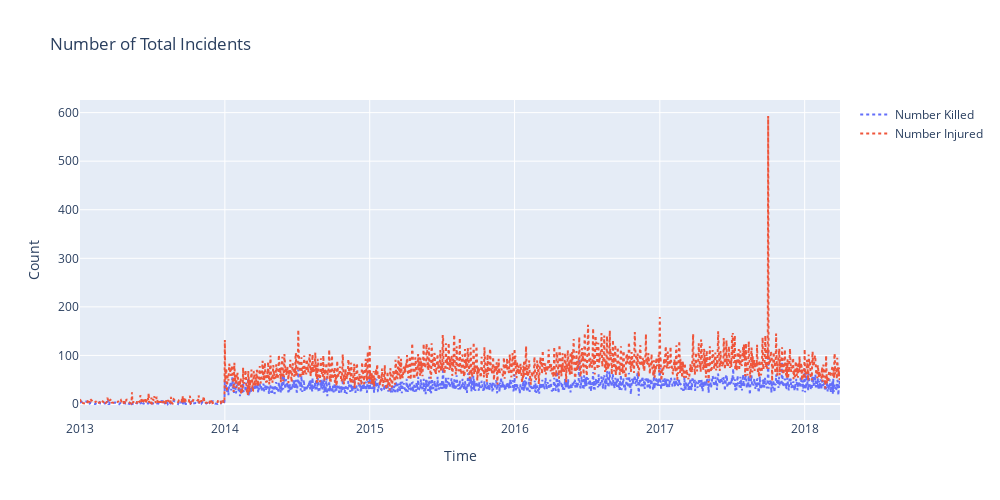

Notebook source saved alongside this figure:
### Markdown cell above
## Number of Total Incidents

### Code cell
n_killed = gun_violence_filtered.groupby("date").sum()["n_killed"].values

n_injured = gun_violence_filtered.groupby("date").sum()["n_injured"].values

dates = gun_violence_filtered.groupby("date").count().index

trace1 = go.Scatter(x = dates, y = n_killed, name = "Number Killed", line = dict(dash = "dot"))

trace2 = go.Scatter(x = dates, y = n_injured, name = "Number Injured", line = dict(dash = "dot"))

data = [trace1,trace2]

layout = dict(height=500,width=1000, title = "Number of Total Incidents", xaxis = dict(title = "Time"),yaxis = dict(title = "Count"))

fig = dict(data = data, layout=layout)
iplot(fig)

### Figure 1 — Plotly figure (JSON) as saved in the notebook; plotly's stock layout.template omitted (floating-point values rounded to 4 significant figures; data arrays with more than 128 entries replaced by an {"elided": "..."} marker saying what was removed)
{"data": [{"line": {"dash": "dot"}, "name": "Number Killed", "type": "scatter", "x": {"elided": "1725 str values"}, "y": {"elided": "1725 int values"}}, {"line": {"dash": "dot"}, "name": "Number Injured", "type": "scatter", "x": {"elided": "1725 str values"}, "y": {"elided": "1725 int values"}}], "layout": {"height": 500, "title": {"text": "Number of Total Incidents"}, "width": 1000, "xaxis": {"title": {"text": "Time"}}, "yaxis": {"title": {"text": "Count"}}}}
